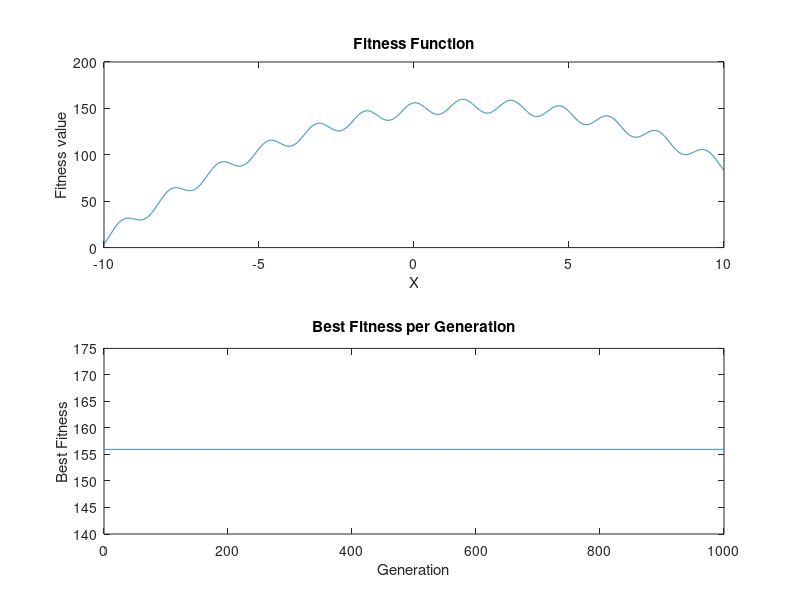

Write MATLAB code to recreate this figure.
%%
clc; clear; close all;

X = -10:0.01:10;
Y = -15*(sin(2*X).^2)-((X-2).^2) + 160;

% === GA 參數 ===
pop_size = 10;
gene_len = 10;
n_gen = 1000;

crossover_rate = 0.8;   % 交配率
mutation_rate = 0.01;   % 突變率
selection_type = 2;     % 1 = Tournament, 2 = Roulette Wheel

% 初始化族群
bit = randi([0 1], pop_size, gene_len);
decode = @(b) sum(b .* 2.^(gene_len-1:-1:0), 2) * 20 / (2^gene_len - 1) - 10;
x = decode(bit);

FF = zeros(1, n_gen);
xx = zeros(1, n_gen);

for i = 1:n_gen
    fitness = -15*(sin(2*x).^2) - (x-2).^2 + 160;

    % 精英保存
    [maxFit, idx_best] = max(fitness);
    best_x = x(idx_best);
    best_gene = bit(idx_best, :);
    FF(i) = maxFit;
    xx(i) = best_x;

    % === 選擇機制 ===
    new_bit = zeros(size(bit));
    switch selection_type
        case 1  % Tournament
            for k = 1:pop_size
                c = randperm(pop_size, 2);
                [~, winner] = max(fitness(c));
                new_bit(k,:) = bit(c(winner), :);
            end
        case 2  % Roulette Wheel
            fit_sum = sum(fitness);
            prob = cumsum(fitness / fit_sum);
            for k = 1:pop_size
                r = rand;
                selected = find(prob >= r, 1, 'first');
                new_bit(k,:) = bit(selected, :);
            end
    end
    bit = new_bit;

    % === 單點交配（交配率控制） ===
    for k = 1:2:pop_size-1
        if rand < crossover_rate
            point = randi([2, gene_len-1]);
            bit([k k+1], point:end) = bit([k+1 k], point:end);
        end
    end

    % === 突變（每個基因位元以突變率變異） ===
    for k = 1:pop_size
        for j = 1:gene_len
            if rand < mutation_rate
                bit(k,j) = ~bit(k,j);
            end
        end
    end

    x = decode(bit);
    fitness = -15*(sin(2*x).^2) - (x-2).^2 + 160;
    [~, idx_worst] = min(fitness);
    x(idx_worst) = best_x;
    bit(idx_worst,:) = best_gene;
end

% === 繪圖與結果 ===
figure;
subplot(2,1,1);
plot(X, Y);
xlabel('X'); ylabel('Fitness value'); title('Fitness Function');

subplot(2,1,2);
plot(FF);
xlabel('Generation'); ylabel('Best Fitness'); title('Best Fitness per Generation');

[~, best_gen] = max(FF);
disp(['最佳解 x = ', num2str(xx(best_gen))]);
disp(['對應適應度 = ', num2str(FF(best_gen))]);
